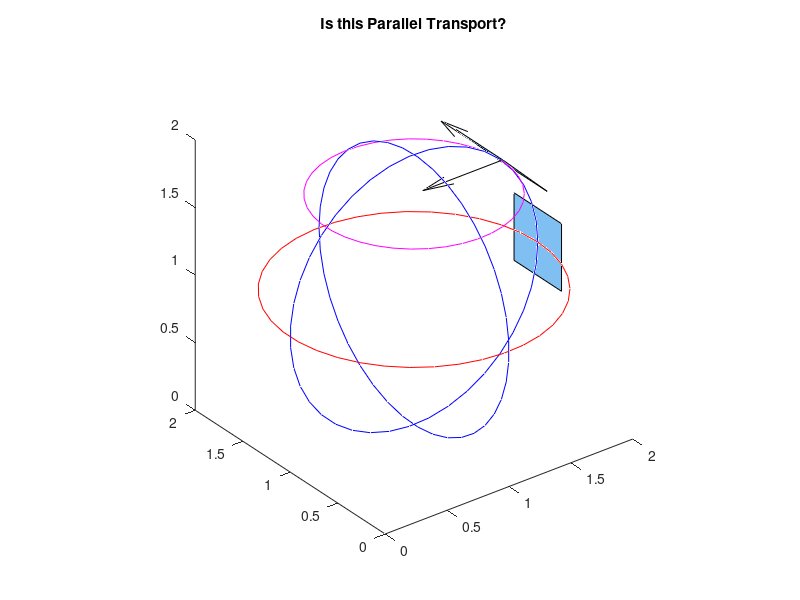

This figure's MATLAB source:
clear

% This script is my fiddling around with parallel transport, trying to get
% a grasp on it.  Currently I'm looking at the geodesics on a sphere.  The
% sphere's center is (1,1,1) and has a radius of 1.  We'll look at
% transport at the equatorial geodesic and then on a curve at a high
% latitude

% Defining the sphere
r = 1;          % Radius
o = [1; 1; 1];  % Origin
t = linspace(0, 2*pi, 40); % Theta parameterization
xz_circ = [1 + r*cos(t); 1*ones(1,size(t,2)); 1 + r*sin(t)];
yz_circ = [1*ones(1,size(t,2)); 1 + r*cos(t); 1 + r*sin(t)];

% Equatorial geodesic
geo = [1 + r*cos(t); 1 + r*sin(t); 1*ones(1,size(t,2))];

% curve path
psi = pi/4;
c = [o(1) + r*cos(psi)*cos(t); o(2) + r*cos(psi)*sin(t); (o(3)+r*sin(psi))*ones(1,size(t,2))];
dcdt = [-r*cos(psi)*sin(t); r*cos(psi)*cos(t); zeros(1,size(t,2))];
ddcdtt = [-r*cos(psi)*cos(t); -r*cos(psi)*sin(t); zeros(1,size(t,2))];

%Piecewise paths
th = linspace(0, pi/2, 20);
phi= linspace(0, pi/4, 20);
c2 = [o(1) + r*cos(phi)*cos(0), o(1) + r*cos(phi(end))*cos(th), o(1) + r*cos(fliplr(phi))*cos(th(end)), o(1) + r*cos(phi(1))*cos(fliplr(th));...
      o(2) + r*cos(phi)*sin(0), o(2) + r*cos(phi(end))*sin(th), o(2) + r*cos(fliplr(phi))*sin(th(end)), o(2) + r*cos(phi(1))*sin(fliplr(th));...
      o(3)+r*sin(phi),          o(3)+r*sin(phi(end))*ones(1,size(th,2)), o(3)+r*sin(fliplr(phi)),       o(3)+r*sin(phi(1))*ones(1,size(th,2))];

% Tangent Space (Asssume sphere at origin)
dp1 = @(x,y,z) [-y; x; 0.*y.*x];
dp2 = @(x,y,z) [-z.*x./sqrt(x.^2+y.^2); -z.*y./sqrt(x.^2+y.^2); sqrt(r.^2 - z.^2)];
TpM = @(x,y,z) [dp1(x,y,z); dp2(x,y,z)]; % 1-3: dp1, 4-6: dp2

% Vector field, V
V = r/4 * eye(3);

%%% Display
figure(123400)
clf
plot3(xz_circ(1,:), xz_circ(2,:), xz_circ(3,:), 'b')
hold on
plot3(yz_circ(1,:), yz_circ(2,:), yz_circ(3,:), 'b')

% The geodesic
plot3(geo(1,:), geo(2,:), geo(3,:), 'r')
T = TpM(geo(1,:)-o(1), geo(2,:)-o(2), geo(3,:)-o(3));
T = [T(1,:)./sqrt(sum(T(1:3,:).^2));...
     T(2,:)./sqrt(sum(T(1:3,:).^2));...
     T(3,:)./sqrt(sum(T(1:3,:).^2));...
     T(4,:)./sqrt(sum(T(4:6,:).^2));...
     T(5,:)./sqrt(sum(T(4:6,:).^2));...
     T(6,:)./sqrt(sum(T(4:6,:).^2))];
T1u = T(1:3,1)/norm(T(1:3,1));
T1v = T(4:6,1)/norm(T(4:6,1));
patch_verticies = [r/4*(-T1u-T1v), r/4*(T1u-T1v), r/4*(T1u+T1v), r/4*(-T1u+T1v)] + repmat(geo(:,1), [1,4]);
patch(patch_verticies(1,:), patch_verticies(2,:), patch_verticies(3,:), [0, .5, .9], 'FaceAlpha', .5)
% quiver3(geo(:,1), geo(:,2), geo(:,3), T(:,1), T(:,2), T(:,3))
% quiver3(geo(:,1), geo(:,2), geo(:,3), T(:,4), T(:,5), T(:,6))

% The curve
plot3(c(1,:), c(2,:), c(3,:), 'm')
T = TpM(c(1,:)-o(1), c(2,:)-o(2), c(3,:)-o(3));
T = [T(1,:)./sqrt(sum(T(1:3,:).^2));...
     T(2,:)./sqrt(sum(T(1:3,:).^2));...
     T(3,:)./sqrt(sum(T(1:3,:).^2));...
     T(4,:)./sqrt(sum(T(4:6,:).^2));...
     T(5,:)./sqrt(sum(T(4:6,:).^2));...
     T(6,:)./sqrt(sum(T(4:6,:).^2))];
T1u = T(1:3,1)/norm(T(1:3,1));
T1v = T(4:6,1)/norm(T(4:6,1));
patch_verticies = [r/4*(-T1u-T1v), r/4*(T1u-T1v), r/4*(T1u+T1v), r/4*(-T1u+T1v)] + repmat(c(:,1), [1,4]);
patch(patch_verticies(1,:), patch_verticies(2,:), patch_verticies(3,:), [0, .5, .9], 'FaceAlpha', .5)
% quiver3(c(1,:), c(2,:), c(3,:), T(1,:), T(2,:), T(3,:))
% quiver3(c(1,:), c(2,:), c(3,:), T(4,:), T(5,:), T(6,:))

% The curve's parameter derivitive
quiver3(c(1,1), c(2,1), c(3,1),  dcdt(1,1), dcdt(2,1), dcdt(3,1), 'k')
quiver3(c(1,1), c(2,1), c(3,1),  ddcdtt(1,1), ddcdtt(2,1), ddcdtt(3,1), 'k')

% Broken Curve/Piecewise path
% plot3(c2(1,:), c2(2,:), c2(3,:), 'Color', [0, .5, 0], 'Marker', 'o')

axis equal
axis square
title('Is this Parallel Transport?')